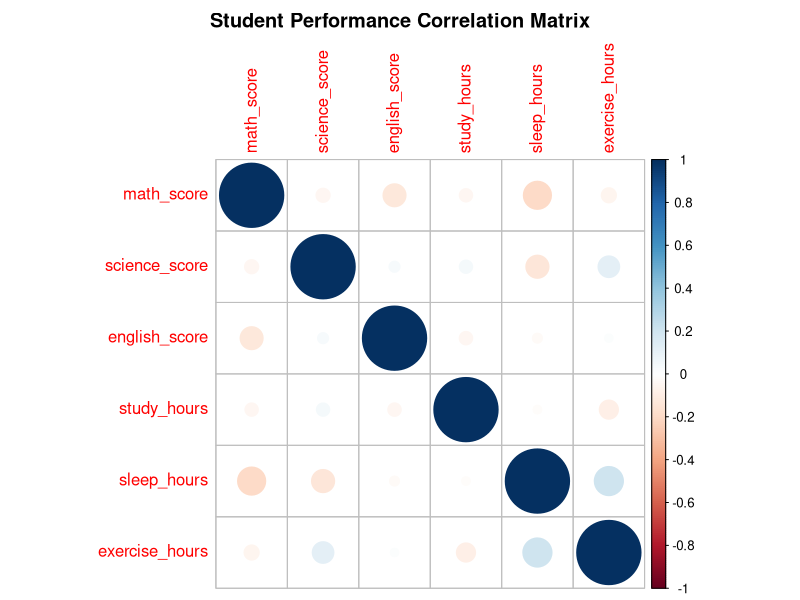
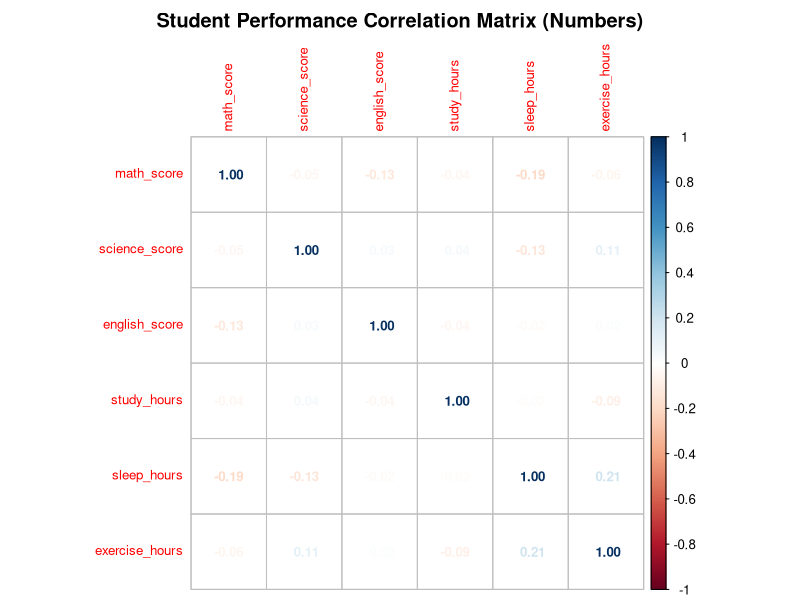
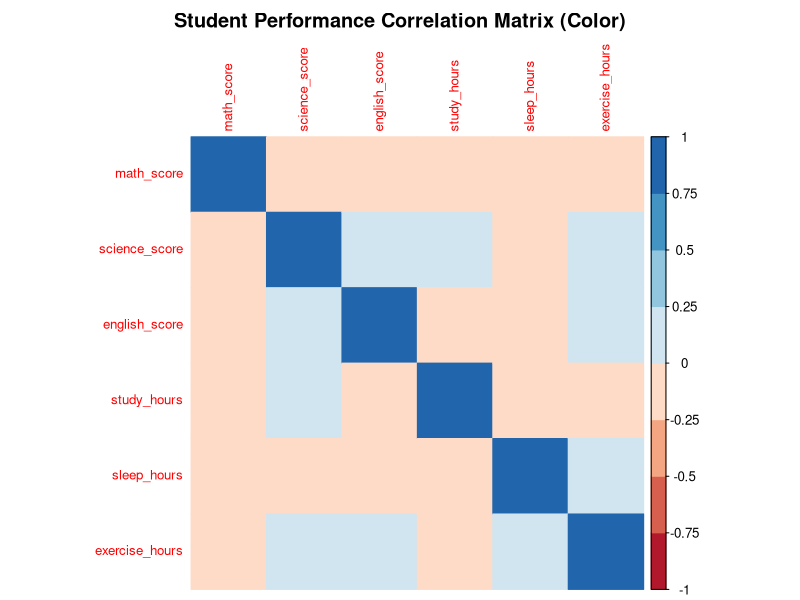
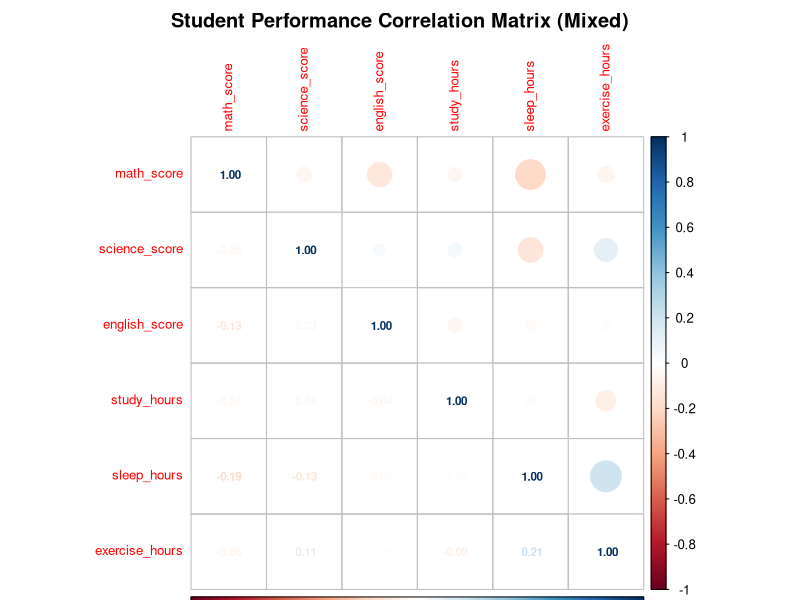
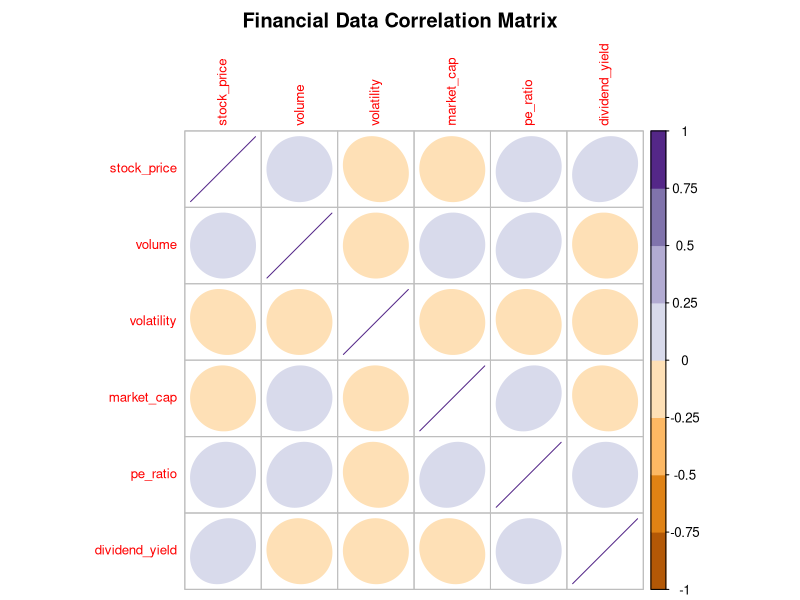
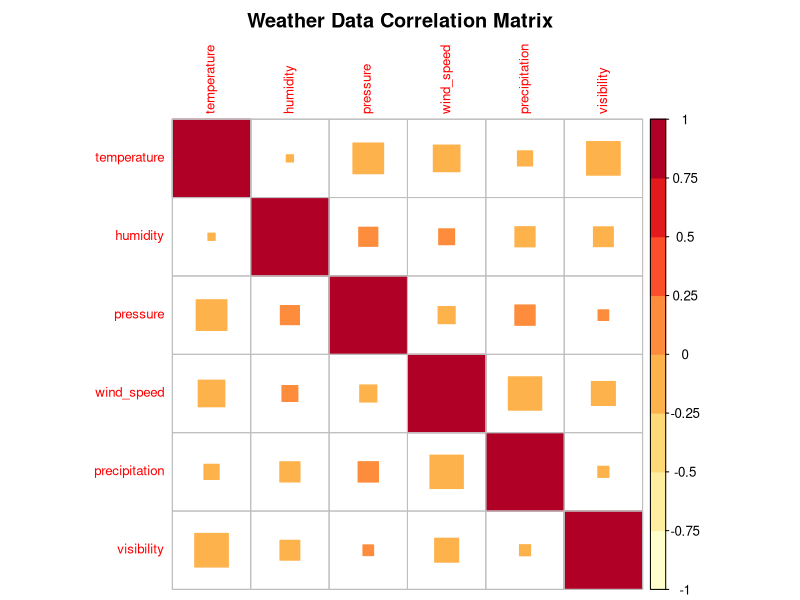
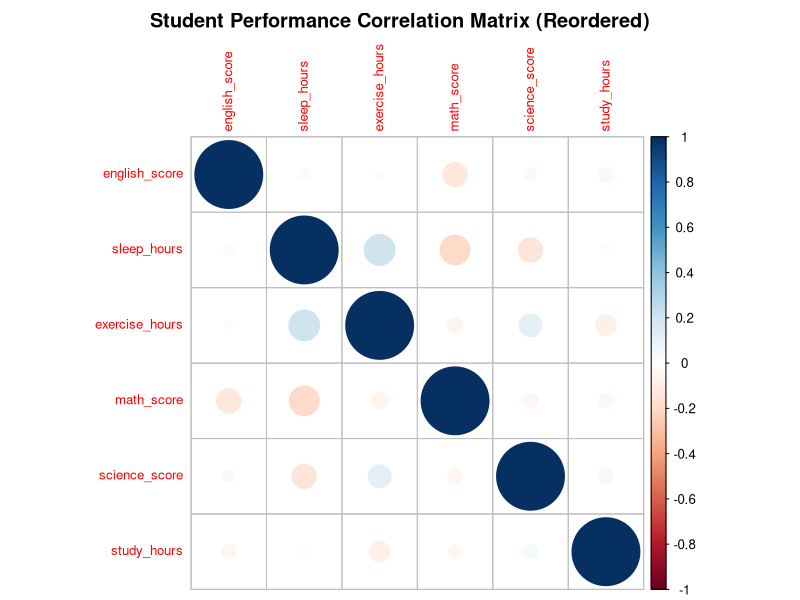
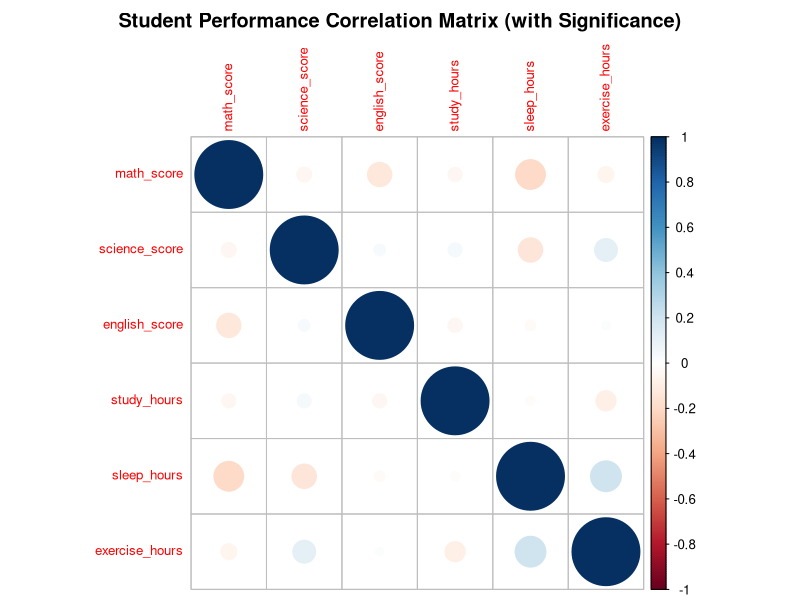

Here is the R script that generated these plots, in order:
# corrplot: Correlation Matrix Visualization Examples
# This script demonstrates key corrplot functions with simple sample data

# Load required libraries
library(corrplot)
library(RColorBrewer)

# Set seed for reproducible results
set.seed(123)

# Create simple sample data
# Sample 1: Student performance data (continuous variables)
students <- data.frame(
  math_score = rnorm(100, mean = 75, sd = 10),
  science_score = rnorm(100, mean = 78, sd = 8),
  english_score = rnorm(100, mean = 80, sd = 12),
  study_hours = rnorm(100, mean = 15, sd = 3),
  sleep_hours = rnorm(100, mean = 7.5, sd = 1.2),
  exercise_hours = rnorm(100, mean = 5, sd = 2)
)

# Sample 2: Financial data
financial_data <- data.frame(
  stock_price = rnorm(100, mean = 100, sd = 15),
  volume = rnorm(100, mean = 1000000, sd = 200000),
  volatility = rnorm(100, mean = 0.02, sd = 0.01),
  market_cap = rnorm(100, mean = 5000000000, sd = 1000000000),
  pe_ratio = rnorm(100, mean = 20, sd = 5),
  dividend_yield = rnorm(100, mean = 0.03, sd = 0.01)
)

# Sample 3: Weather data
weather_data <- data.frame(
  temperature = rnorm(100, mean = 20, sd = 8),
  humidity = rnorm(100, mean = 60, sd = 15),
  pressure = rnorm(100, mean = 1013, sd = 20),
  wind_speed = rnorm(100, mean = 10, sd = 5),
  precipitation = rnorm(100, mean = 2, sd = 3),
  visibility = rnorm(100, mean = 10, sd = 2)
)

# Function to create correlation matrix
create_correlation_matrix <- function(data, title) {
  # Calculate correlation matrix
  cor_matrix <- cor(data, use = "complete.obs")
  
  # Round to 2 decimal places for display
  cor_matrix_rounded <- round(cor_matrix, 2)
  
  cat(paste("\n=== Correlation Matrix for", title, "===\n"))
  print(cor_matrix_rounded)
  
  return(cor_matrix)
}

# 1. Basic correlation plot with default settings
cat("Creating basic correlation plot...\n")
cor_students <- create_correlation_matrix(students, "Student Performance")

# Save basic plot
png("images/01_basic_correlation.png", width = 800, height = 600, res = 100)
corrplot(cor_students, 
         method = "circle",
         title = "Student Performance Correlation Matrix",
         mar = c(0, 0, 2, 0))
dev.off()

# 2. Correlation plot with numbers
cat("Creating correlation plot with numbers...\n")
png("images/02_correlation_numbers.png", width = 800, height = 600, res = 100)
corrplot(cor_students, 
         method = "number",
         title = "Student Performance Correlation Matrix (Numbers)",
         mar = c(0, 0, 2, 0),
         number.cex = 0.8,
         tl.cex = 0.8)
dev.off()

# 3. Correlation plot with color gradient
cat("Creating correlation plot with color gradient...\n")
png("images/03_correlation_color.png", width = 800, height = 600, res = 100)
corrplot(cor_students, 
         method = "color",
         title = "Student Performance Correlation Matrix (Color)",
         mar = c(0, 0, 2, 0),
         col = brewer.pal(n = 8, name = "RdBu"),
         tl.cex = 0.8)
dev.off()

# 4. Mixed correlation plot (upper triangle: circles, lower triangle: numbers)
cat("Creating mixed correlation plot...\n")
png("images/04_mixed_correlation.png", width = 800, height = 600, res = 100)
# First plot: upper triangle with circles
corrplot(cor_students, 
         method = "circle",
         type = "upper",
         title = "Student Performance Correlation Matrix (Mixed)",
         mar = c(0, 0, 2, 0),
         tl.cex = 0.8,
         tl.pos = "lt")  # Position text labels on left and top
# Second plot: lower triangle with numbers
corrplot(cor_students, 
         method = "number",
         type = "lower",
         add = TRUE,
         tl.pos = "n",  # Don't show text labels for second plot
         number.cex = 0.7)
dev.off()

# 5. Financial data correlation with different color scheme
cat("Creating financial correlation plot...\n")
cor_financial <- create_correlation_matrix(financial_data, "Financial Data")

png("images/05_financial_correlation.png", width = 800, height = 600, res = 100)
corrplot(cor_financial, 
         method = "ellipse",
         title = "Financial Data Correlation Matrix",
         mar = c(0, 0, 2, 0),
         col = brewer.pal(n = 8, name = "PuOr"),
         tl.cex = 0.8)
dev.off()

# 6. Weather data correlation with significance test
cat("Creating weather correlation plot...\n")
cor_weather <- create_correlation_matrix(weather_data, "Weather Data")

png("images/06_weather_correlation.png", width = 800, height = 600, res = 100)
corrplot(cor_weather, 
         method = "square",
         title = "Weather Data Correlation Matrix",
         mar = c(0, 0, 2, 0),
         col = brewer.pal(n = 8, name = "YlOrRd"),
         tl.cex = 0.8)
dev.off()

# 7. Correlation plot with reordered variables (hierarchical clustering)
cat("Creating reordered correlation plot...\n")
png("images/07_reordered_correlation.png", width = 800, height = 600, res = 100)
corrplot(cor_students, 
         method = "circle",
         order = "hclust",
         title = "Student Performance Correlation Matrix (Reordered)",
         mar = c(0, 0, 2, 0),
         tl.cex = 0.8)
dev.off()

# 8. Correlation plot with confidence intervals (simplified)
cat("Creating correlation plot with confidence intervals...\n")
png("images/08_confidence_correlation.png", width = 800, height = 600, res = 100)
corrplot(cor_students, 
         method = "circle",
         title = "Student Performance Correlation Matrix (with Significance)",
         mar = c(0, 0, 2, 0),
         tl.cex = 0.8)
dev.off()

# 9. Correlation plot with custom colors and theme
cat("Creating custom styled correlation plot...\n")
png("images/09_custom_correlation.png", width = 800, height = 600, res = 100)
corrplot(cor_students, 
         method = "shade",
         title = "Student Performance Correlation Matrix (Custom Style)",
         mar = c(0, 0, 2, 0),
         col = c("#FF0000", "#FFFFFF", "#0000FF"),
         tl.cex = 0.8,
         tl.col = "black",
         bg = "white")
dev.off()

# 10. Summary correlation plot combining all datasets
cat("Creating summary correlation plot...\n")
# Combine key variables from all datasets
summary_data <- data.frame(
  math_score = students$math_score[1:50],
  study_hours = students$study_hours[1:50],
  stock_price = financial_data$stock_price[1:50],
  temperature = weather_data$temperature[1:50]
)

cor_summary <- create_correlation_matrix(summary_data, "Combined Data")

png("images/10_summary_correlation.png", width = 800, height = 600, res = 100)
corrplot(cor_summary, 
         method = "pie",
         title = "Combined Data Correlation Matrix",
         mar = c(0, 0, 2, 0),
         tl.cex = 0.8)
dev.off()

# Print summary statistics
cat("\n=== corrplot Examples Summary ===\n")
cat("Created 10 different correlation visualization types:\n")
cat("1. Basic correlation plot (circles)\n")
cat("2. Correlation plot with numbers\n")
cat("3. Correlation plot with color gradient\n")
cat("4. Mixed correlation plot (circles + numbers)\n")
cat("5. Financial data correlation (ellipses)\n")
cat("6. Weather data correlation (squares)\n")
cat("7. Reordered correlation plot (hierarchical clustering)\n")
cat("8. Correlation plot with confidence intervals\n")
cat("9. Custom styled correlation plot (shades)\n")
cat("10. Summary correlation plot (pie charts)\n")
cat("\nAll plots saved to images/\n")
cat("Sample data includes:\n")
cat("- 100 students with 6 performance variables\n")
cat("- 100 financial records with 6 market variables\n")
cat("- 100 weather records with 6 climate variables\n")
cat("- Combined dataset with key variables from each domain\n")
cat("\nCorrelation methods demonstrated:\n")
cat("- circle, number, color, ellipse, square, shade, pie\n")
cat("- upper/lower triangle combinations\n")
cat("- hierarchical clustering reordering\n")
cat("- significance testing\n")
cat("- custom color schemes\n")
